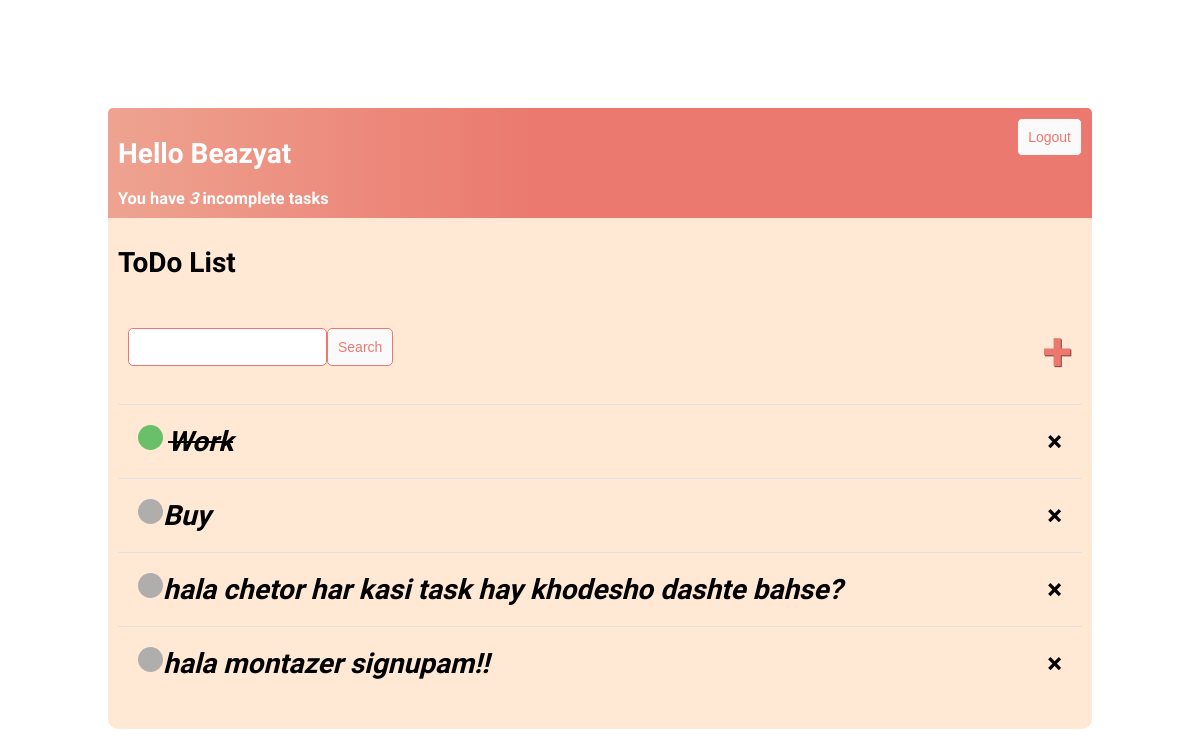
The app's page / (signed in), older data.
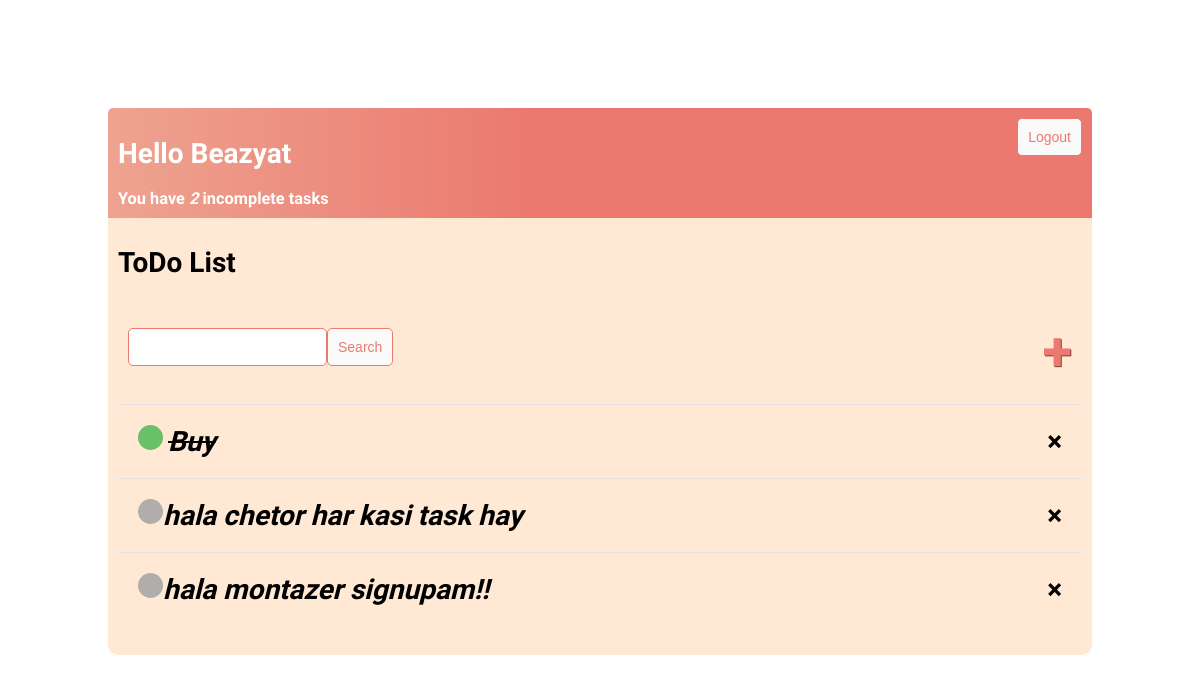
The same page, newer data.
### base/models.py (models this page shows)
class Task(models.Model):
    user = models.ForeignKey(
        User, on_delete=models.CASCADE, null=True, blank=True)
    title = models.CharField(max_length=200)
    description = models.TextField(null=True, blank=True)
    complete = models.BooleanField(default=False)
    created = models.DateTimeField(auto_now_add=True)
    def __str__(self):
        return self.title

### base/views.py (the view)
# urls.py: path('', TaskList.as_view(), name='tasks'),
class TaskList(ListView):  # kolan in class baray namayesh koli data hay har user hast
    model = Task
    context_object_name = 'tasks'
    def get_context_data(self, **kwargs):  # aval tarif mishe va in ke gharare data haye ro be sorat dict bgire
        context = super().get_context_data(**kwargs)  # kolan ye tabe pishfarze ke karesh ine be class data ezafe kone taht onvan context
        context['tasks'] = context['tasks'].filter(user=self.request.user.id)
        context['count'] = context['tasks'].filter(complete=False).count()
        search_input = self.request.GET.get('search-area') or ''
        if search_input:
            context['tasks'] = context['tasks'].filter(title__startswith=search_input)
        context['search_input'] = search_input  # in tike code va edamesh dar html task_list.html baesh mishe ba refresh search hat reset nashe
        return context

### base/templates/base/task_list.html (shortened to what this page needs)
{% extends 'base/main/main.html' %}
{% block content %}
<div class="header_bar">
    <div>
        <h1>Hello {{request.user|title}}</h1>
        <h3 style="margin:0">You have <i>{{count}}</i>  incomplete task{{ count|pluralize:"s" }} </h3>
    </div>
    {% if request.user.is_authenticated %}
     <form method="Post" action="{% url "logout" %}">
        <input class="button" type="submit" value="Logout">
    </form>
{% else %}
<form method="Post" action="{% url "login" %}">
    {%csrf_token%}
    <input class="button" type="submit" value="Login">{% endif %}
</div>
<div class="all">
<h1> ToDo List <h1>
<div id="search-add-wrapper">
    <form method="GET" style="margin-top: 20px; display: flex;">
        <input type="text" name='search-area' value='{{search_input}}''>
        <input class="button" type="submit" value="Search">
    </form>
    <a id="add-link" href="{% url 'task-create' %}">&#43;</a>
</div>
<div class="task-items-wrapper">
    {% for task in tasks %}
    <div class="task-wrapper">
        {% if task.complete  %}
        <div class="task-title">
            <div class="task-complete-icon"></div>
            <i><s><a href="{% url 'task-update' task.id%}">{{task}}</a></s></i>
        </div>
        <a class="delete_link" href={% url 'task-delete' task.id%}>&#215;</a>
        {% else %}
        <div class="task-title">
            <div class="task-incomplete-icon"></div>
            <i><a href"{% url 'task-update' task.id%}"">{{task}}</a></i>
        </div>
        <a class="delete-link" href={% url 'task-delete' task.id%}>&#215;</a>
        {% endif %}
</div>
        {% empty %}
        <h3>No items in list</h3>
        {% endfor %}
</div>
{% endblock content %}

### base/templates/base/main/main.html (shortened to what this page needs)
<html lang="en">
<head>
</head>
<body>
        {% block content %}
        {% endblock content %}
        </div>
</body>
</html>

### base/templates/base/main/main.html (style rules this page uses)
body { background-color: rgb(255, 255, 255); font-family: 'Oswald', sans-serif; font-size: 14px; padding: 100px; }
.all { background-color: rgba(255, 123, 0, 0.165); border-radius: 0 0 10px 10px; padding: 10px; }
.header_bar { display: flex; justify-content: space-between; color: rgb(255, 255, 255); padding: 10px; border-radius: 5px 5px 0 0; background: linear-gradient(90deg, #eea390 0%, #eb796f 43%, #eb796f 100%); }
input[type=text], input[type=password], textarea { border: 1px solid #eb796f; border-radius: 5px; padding: 10px; width: 90%; }
.button { border: 1px solid #eb796f; background-color: #fafafa; color: #eb796f; padding: 10px; font-size: 14px; border-radius: 5px; cursor: pointer; text-decoration: none; }
a { text-decoration: none; color: rgb(0, 0, 0); }
.task-wrapper { display:flex; align-items: center; justify-content: space-between; padding: 20px; border-top: 1px solid rgb(226, 226, 226); }
.task-title { flex-grow: 1; display: flex; text-decoration: none; }
.delete-link { margin-left: auto; }
.task-complete-icon { height: 25px; width: 25px; background-color: rgb(105, 192, 105); border-radius: 50%; margin-right: 5px; }
.task-incomplete-icon { height: 25px; width: 25px; background-color: rgb(176, 173, 173); border-radius: 50%; }
#search-add-wrapper { display: flex; justify-content:space-between; align-items: center; padding: 10px; }
#add-link { color: #eb796f; font-size: 54px; text-shadow: 1px 1px #81413b; }

Row changes from the older to the newer data that the page shows:
removed Task: title "Work"
changed Task "Buy": complete False → True (drawn)
changed Task: title "hala chetor har kasi task hay khodesho dashte bahse?" → "hala chetor har kasi task hay"
Text that changed along with them:
{{ count }}: "3" → "2"
